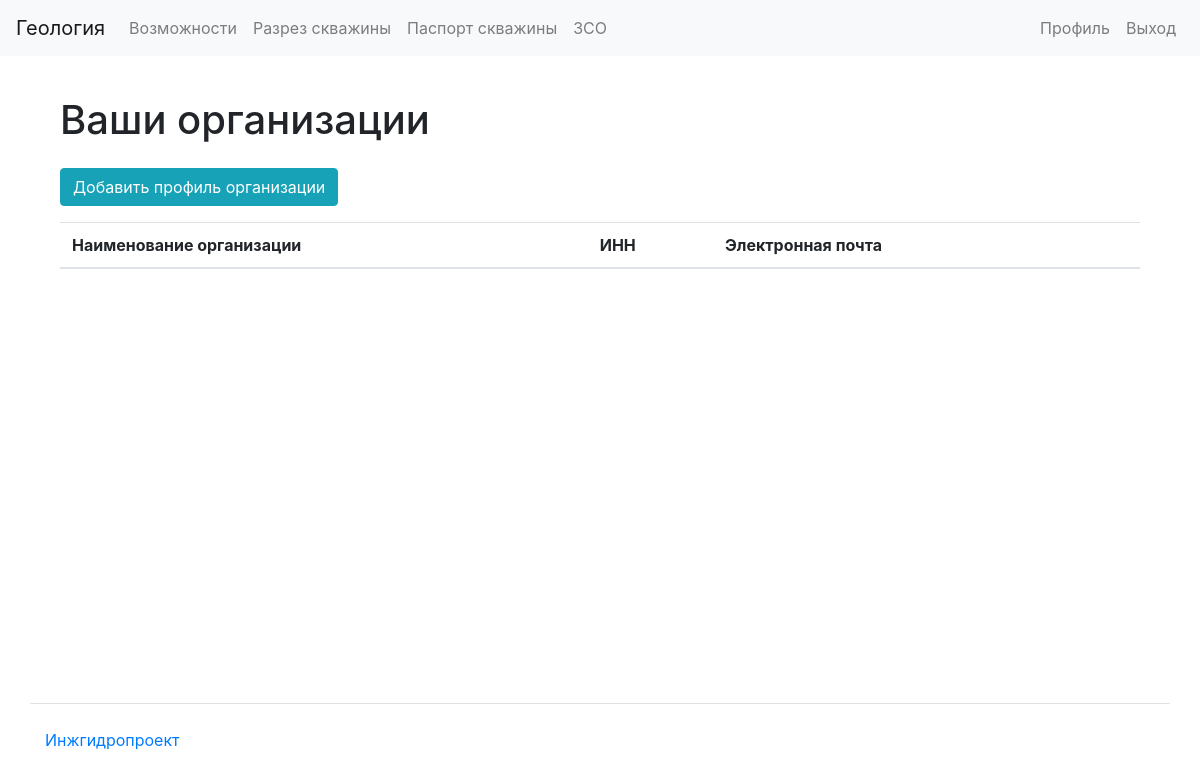
The page /organizations/my/ (signed in) on the database as committed earlier.
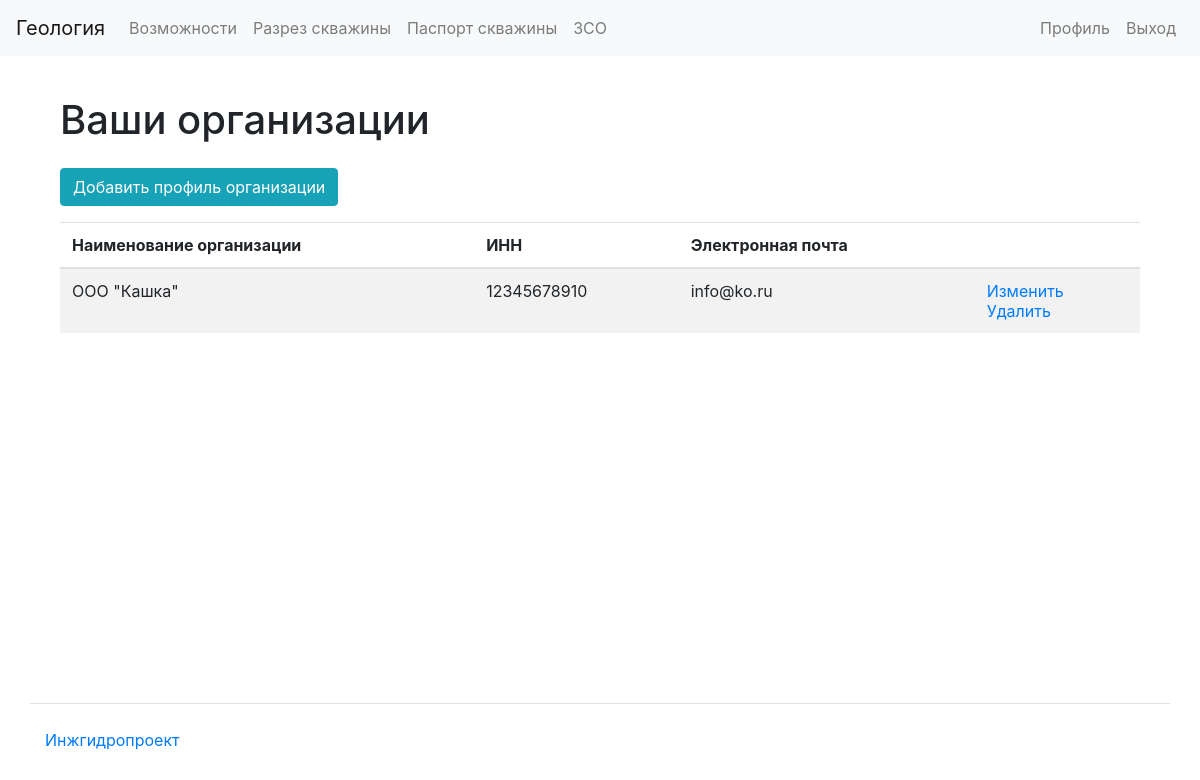
The same page on the database as committed later.
### apps/organizations/models.py (models this page shows, shortened)
class Organization(models.Model):
    user = models.ForeignKey(
        settings.AUTH_USER_MODEL, related_name="organizations", on_delete=models.CASCADE
    )
    org_name = models.CharField(max_length=100)
    inn = models.CharField(max_length=12)
    address = models.CharField(max_length=200)
    email = models.EmailField(unique=True)
    phone = models.CharField(max_length=15)
    ceo_name = models.CharField(max_length=25)
    originator_position = models.CharField(max_length=25)
    originator_name = models.CharField(max_length=25)
    logo = models.ImageField(upload_to="logos/")
    confirmed = models.BooleanField(default=False)
    confirmation_code = models.CharField(max_length=20, blank=True, null=True)
    confirmation_code_dt = models.DateTimeField(blank=True, null=True)

### apps/organizations/views.py (the view)
# urls.py: path("my/", views.OrganizationsListView.as_view(), name="organizations_mine"),
@method_decorator(login_required, name="dispatch")
class OrganizationsListView(TemplateView):
    template_name = "organizations/list.html"
    def get(self, request, *args, **kwargs):
        user_organizations = request.user.organizations.all()
        return render(
            request,
            template_name="organizations/list.html",
            context={"organizations": user_organizations, "title": "Organizations"},
        )

### templates/organizations/list.html
{% extends 'base.html' %}
{% load bootstrap4 %}
{% load i18n %}
{% block content %}
<div class="container wrapper flex-grow-1">
    <h1 class="my-4">
      {% translate "Ваши организации"%}
    </h1>
      <div class="form-group">
        <a href="{% url 'organization_create' %}" class="btn btn-info" role="button">{% translate "Добавить профиль организации"%}</a>
      </div>
<table class="table table-striped">
<thead>
  <tr>
    <th>{% translate "Наименование организации"%}</th>
    <th>{% translate "ИНН"%}</th>
    <th>{% translate "Электронная почта"%}</th>
    <th></th>
  </tr>
</thead>
<tbody>
  {% if organizations %}
{% for organization in organizations %}
    <tr>
      <td>{{ organization.org_name }}</td>
      <td>{{ organization.inn }}</td>
      <td>{{ organization.email }}</td>
      <td>
        <a href="{% url 'organization_update' organization.id %}">{% translate "Изменить"%}</a>
        <br>
        <a href="{% url 'organization_delete' organization.id %}">{% translate "Удалить"%}</a>
      </td>
    </tr>
{% endfor %}
{% endif %}
</tbody>
</table>
</div>
{% endblock %}

Rows that differ between the two databases and show on the page:
added Organization: org_name "ООО \"Кашка\"", inn "12345678910", email "info@ko.ru"
